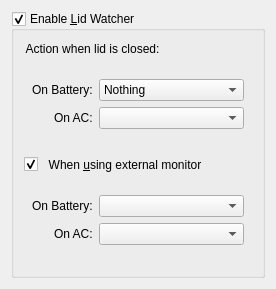
<?xml version="1.0" encoding="UTF-8"?>
<ui version="4.0">
 <class>LidWatcherSettings</class>
 <widget class="QWidget" name="LidWatcherSettings">
  <property name="geometry">
   <rect>
    <x>0</x>
    <y>0</y>
    <width>276</width>
    <height>289</height>
   </rect>
  </property>
  <property name="styleSheet">
   <string notr="true">QGroupBox QGroupBox {
border: none;
padding-top: 30px;
}</string>
  </property>
  <layout class="QVBoxLayout" name="verticalLayout">
   <item>
    <widget class="QGroupBox" name="lidWatcherSettingsGroupBox">
     <property name="title">
      <string>Enable &amp;Lid Watcher</string>
     </property>
     <property name="checkable">
      <bool>true</bool>
     </property>
     <property name="checked">
      <bool>true</bool>
     </property>
     <layout class="QVBoxLayout" name="verticalLayout_2">
      <item>
       <widget class="QGroupBox" name="groupBox">
        <property name="styleSheet">
         <string notr="true"/>
        </property>
        <property name="title">
         <string>Action when lid is closed:</string>
        </property>
        <layout class="QFormLayout" name="formLayout_2">
         <property name="fieldGrowthPolicy">
          <enum>QFormLayout::AllNonFixedFieldsGrow</enum>
         </property>
         <property name="labelAlignment">
          <set>Qt::AlignRight|Qt::AlignTrailing|Qt::AlignVCenter</set>
         </property>
         <item row="0" column="0">
          <widget class="QLabel" name="onBatteryActionLabel">
           <property name="text">
            <string>On Battery:</string>
           </property>
          </widget>
         </item>
         <item row="0" column="1">
          <widget class="QComboBox" name="onBatteryActionComboBox">
           <item>
            <property name="text">
             <string>Nothing</string>
            </property>
           </item>
           <item>
            <property name="text">
             <string>Suspend</string>
            </property>
           </item>
           <item>
            <property name="text">
             <string>Hibernate</string>
            </property>
           </item>
           <item>
            <property name="text">
             <string>Shut down</string>
            </property>
           </item>
          </widget>
         </item>
         <item row="1" column="0">
          <widget class="QLabel" name="onAcActionLabel">
           <property name="text">
            <string>On AC:</string>
           </property>
          </widget>
         </item>
         <item row="1" column="1">
          <widget class="QComboBox" name="onAcActionComboBox"/>
         </item>
        </layout>
       </widget>
      </item>
      <item>
       <widget class="QGroupBox" name="extMonGroupBox">
        <property name="title">
         <string>When &amp;using external monitor</string>
        </property>
        <property name="checkable">
         <bool>true</bool>
        </property>
        <layout class="QFormLayout" name="formLayout">
         <property name="fieldGrowthPolicy">
          <enum>QFormLayout::AllNonFixedFieldsGrow</enum>
         </property>
         <property name="labelAlignment">
          <set>Qt::AlignRight|Qt::AlignTrailing|Qt::AlignVCenter</set>
         </property>
         <item row="1" column="0">
          <widget class="QLabel" name="extMonOnBatteryActionLabel">
           <property name="sizePolicy">
            <sizepolicy hsizetype="Expanding" vsizetype="Preferred">
             <horstretch>0</horstretch>
             <verstretch>0</verstretch>
            </sizepolicy>
           </property>
           <property name="text">
            <string>On Battery:</string>
           </property>
          </widget>
         </item>
         <item row="1" column="1">
          <widget class="QComboBox" name="extMonOnBatteryActionComboBox"/>
         </item>
         <item row="2" column="0">
          <widget class="QLabel" name="extMonOnAcActionLabel">
           <property name="text">
            <string>On AC:</string>
           </property>
          </widget>
         </item>
         <item row="2" column="1">
          <widget class="QComboBox" name="extMonOnAcActionComboBox">
           <property name="sizePolicy">
            <sizepolicy hsizetype="Preferred" vsizetype="Fixed">
             <horstretch>0</horstretch>
             <verstretch>0</verstretch>
            </sizepolicy>
           </property>
          </widget>
         </item>
        </layout>
       </widget>
      </item>
     </layout>
    </widget>
   </item>
  </layout>
 </widget>
 <resources/>
 <connections/>
</ui>
